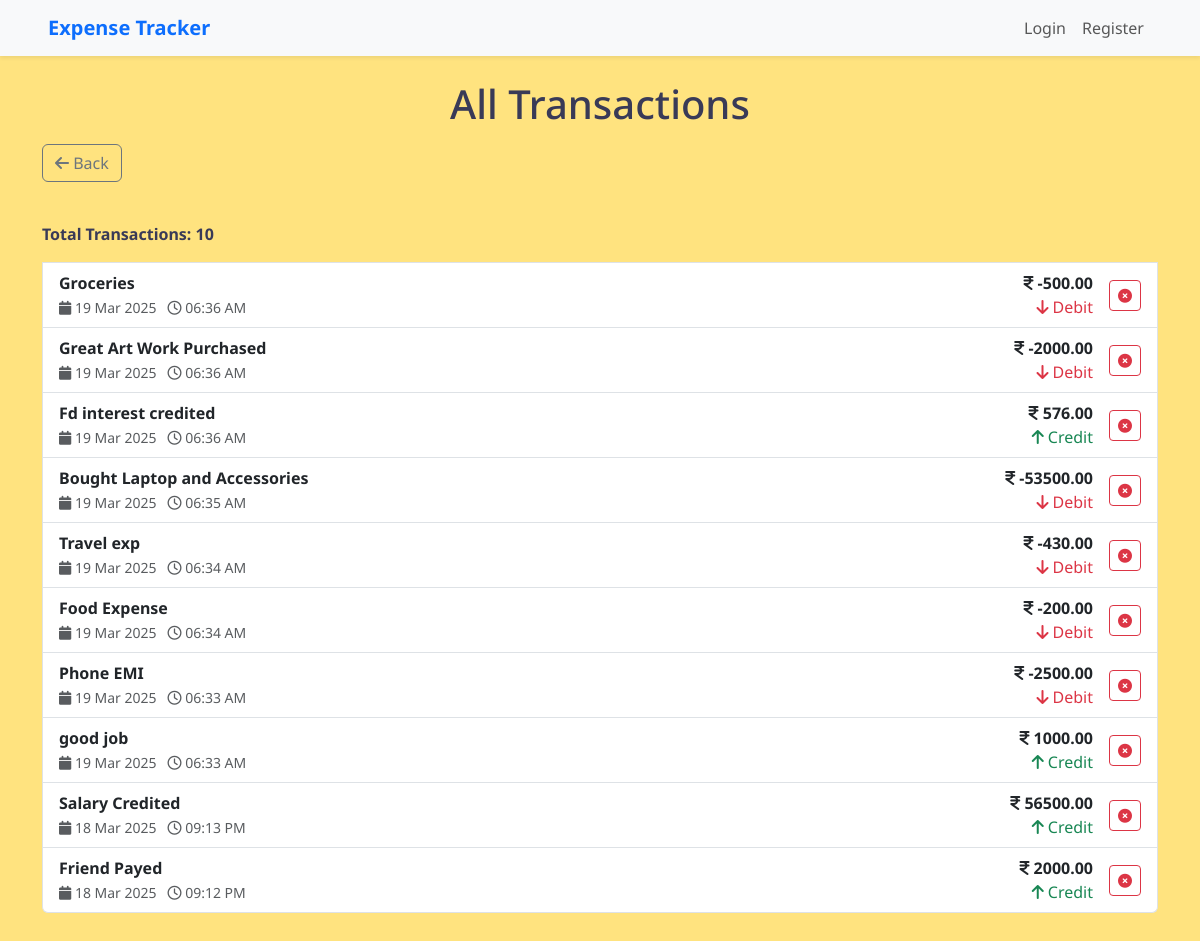
The app's page /all-transactions with its own data.
### tracker/models.py (models this page shows, shortened)
class TrackingHistory(models.Model):
    current_balance = models.ForeignKey(CurrentBalance, on_delete=models.CASCADE)
    expense_type = models.CharField(
        max_length=200, choices=[("Credit", "Credit"), ("Debit", "Debit")]
    )
    amount = models.DecimalField(max_digits=10, decimal_places=2)
    description = models.CharField(max_length=200)
    created_at = models.DateTimeField(auto_now_add=True)

### tracker/views.py (the view)
# urls.py: path('all-transactions', views.all_transactions, name='all-transactions'),
def all_transactions(request):
    transactions = TrackingHistory.objects.all().order_by("-created_at")
    context = {"transactions": transactions}
    return render(request, "tracker/all_transactions.html", context)

### tracker/templates/tracker/all_transactions.html (shortened to what this page needs)
{% extends 'tracker/base.html' %}
{% block content %}
<div class="container mt-4">
  <h1 class="mb-3 text-center">All Transactions</h1>
  <div class="d-flex justify-content-between align-items-center mb-3">
    <a href="{% url 'index' %}" class="btn btn-outline-secondary">
      <i class="fa-solid fa-arrow-left"></i> Back
    </a>
  </div>
  {% if transactions %}
  <ul class="list-group">
    <p class="fw-bold mt-4">Total Transactions: {{ transactions|length }}</p>
    {% for transaction in transactions %}
    <li class="list-group-item">
      <div class="d-flex justify-content-between align-items-center">
        <div class="flex-grow-1">
          <span class="fw-bold">{{ transaction.description }}</span><br>
          <small class="text-muted">
            <i class="fa-solid fa-calendar"></i> {{ transaction.created_at|date:"d M Y" }} &nbsp;
            <i class="fa-regular fa-clock"></i> {{ transaction.created_at|date:"h:i A" }}
          </small>
        </div>
        <div class="d-flex align-items-center">
          <div class="text-end me-3">
            <span class="fw-bold">
              <i class="fa-solid fa-indian-rupee-sign"></i> {{ transaction.amount }}
            </span><br>
            {% if transaction.expense_type == 'Debit' %}
            <span class="text-danger"><i class="fa-solid fa-arrow-down"></i> Debit</span>
            {% else %}
            <span class="text-success"><i class="fa-solid fa-arrow-up"></i> Credit</span>
            {% endif %}
          </div>
          <a class="btn btn-sm btn-outline-danger delete-btn" href="#"
            data-url="{% url 'delete-transaction' transaction.id %}">
            <i class="fa-solid fa-circle-xmark"></i>
          </a>
        </div>
      </div>
    </li>
    {% endfor %}
  </ul>
  {% else %}
  <div class="alert alert-info text-center mt-3">
    <i class="fa-solid fa-circle-info"></i> No transaction history available
  </div>
  {% endif %}
</div>
{% endblock %}

### tracker/templates/tracker/base.html (shortened to what this page needs)
<!DOCTYPE html>
<html lang="en">
{% load static %}
<head>
  <link href="https://cdn.jsdelivr.net/npm/bootstrap@5.3.3/dist/css/bootstrap.min.css" rel="stylesheet"
>
  <link rel="stylesheet" href="https://cdn.jsdelivr.net/npm/bootstrap-icons@1.11.3/font/bootstrap-icons.min.css">
  <link rel="stylesheet" href="{% static 'css/tracker/styles.css' %}">
  <link rel="stylesheet" href="https://cdnjs.cloudflare.com/ajax/libs/font-awesome/6.7.2/css/all.min.css"
 />
  <link rel="stylesheet" href="https://cdn.jsdelivr.net/npm/bootstrap-icons@1.11.3/font/bootstrap-icons.min.css">
</head>
<body>
  {% include "tracker/navbar.html" %}
  {% block content %}{% endblock %}
</body>
</html>

### tracker/templates/tracker/navbar.html (shortened to what this page needs)
<nav class="navbar navbar-expand-lg navbar-light bg-light shadow-sm">
  <div class="container-fluid px-4 px-lg-5">
    <a class="navbar-brand fw-bold text-primary" href="{% url 'index' %}">Expense Tracker</a>
    <div class="collapse navbar-collapse" id="navbarContent">
      <ul class="navbar-nav ms-auto">
        {% if user.is_authenticated %}
        <li class="nav-item"><a class="nav-link disabled mx-lg-5 fw-bold">Hi, {{ user.username }}</a></li>
        <li class="nav-item"><a class="btn btn-outline-danger fw-bold" href="{% url 'logout' %}">Logout</a></li>
        {% else %}
        <li class="nav-item"><a class="nav-link" href="{% url 'login' %}">Login</a></li>
        <li class="nav-item"><a class="nav-link" href="{% url 'register' %}">Register</a></li>
        {% endif %}
      </ul>
    </div>
  </div>
</nav>

### static/css/tracker/styles.css (style rules this page uses)
:root { --main-color: #13168d; --secondary-color: #393a57; --ternary-color: #486ba6; --box-shadow: 0 1px 3px rgba(0, 0, 0, 0.12), 0 1px 2px rgba(0, 0, 0, 0.24); --background-color: #ffe37f; --background-secondary-color: #fff; --border-color: #80717f; --border-secondary-color: #bcc0cb; --plus-color: #2ecc71; --minus-color: #c0392b; }
body { background-color: var(--background-color); color: var(--secondary-color); font-family: "Noto Sans", sans-serif; padding-bottom: 50px; }

### records on screen
TrackingHistory: expense_type "Debit" (drawn)
TrackingHistory: expense_type "Debit" (drawn)
TrackingHistory: expense_type "Credit" (drawn)
TrackingHistory: expense_type "Debit" (drawn)
TrackingHistory: expense_type "Debit" (drawn)
TrackingHistory: expense_type "Debit" (drawn)
TrackingHistory: expense_type "Debit" (drawn)
TrackingHistory: expense_type "Credit" (drawn)
TrackingHistory: expense_type "Credit" (drawn)
TrackingHistory: expense_type "Credit" (drawn)

### other values on screen
{{ transactions|length }} "10"
